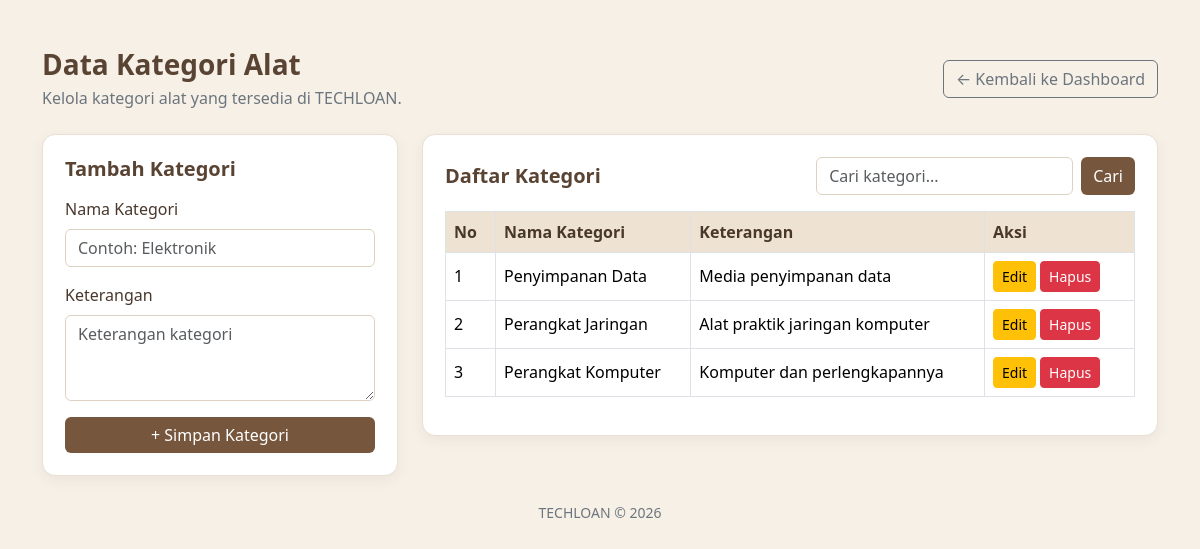
Screenshot of /admin/kategori.php (signed in) with the database file from the repository.
### tables this page shows
CREATE TABLE `kategori` (
  `id_kategori` int(11) NOT NULL,
  `nama_kategori` varchar(100) NOT NULL,
  `keterangan` text DEFAULT NULL
);

### admin/kategori.php (the view, shortened to what this page needs)
<?php
include "../koneksi.php";
$id_edit = "";
$nama_kategori = "";
$keterangan = "";
$cari = trim($_GET['cari'] ?? "");
if ($cari !== "") {
    $kata = "%" . $cari . "%";
    $query = mysqli_prepare(
        $koneksi,
        "SELECT id_kategori, nama_kategori, keterangan
         FROM kategori
         WHERE nama_kategori LIKE ? OR keterangan LIKE ?
         ORDER BY id_kategori DESC"
    );
    mysqli_stmt_bind_param($query, "ss", $kata, $kata);
    mysqli_stmt_execute($query);
    $hasil = mysqli_stmt_get_result($query);
} else {
    $hasil = mysqli_query(
        $koneksi,
        "SELECT id_kategori, nama_kategori, keterangan
         FROM kategori ORDER BY id_kategori DESC"
    );
}
function e($teks) {
    return htmlspecialchars((string) $teks, ENT_QUOTES, 'UTF-8');
}
?>
<!DOCTYPE html>
<html lang="id">
<head>
    <link rel="stylesheet" href="../asset/bootstrap.min.css">
</head>
<body>
<div class="container py-4 py-md-5">
    <div class="d-flex flex-wrap justify-content-between
                align-items-center gap-3 mb-4">
        <div>
            <h3 class="judul mb-1">Data Kategori Alat</h3>
            <p class="text-secondary mb-0">
                Kelola kategori alat yang tersedia di TECHLOAN.
            </p>
        </div>
        <a href="index.php" class="btn btn-outline-secondary">
            &larr; Kembali ke Dashboard
        </a>
    </div>
    <div class="row g-4">
        <div class="col-lg-4">
            <div class="panel">
                <h5 class="judul mb-3">
                    <?= $id_edit !== "" ? "Edit Kategori" : "Tambah Kategori" ?>
                </h5>
                <form method="POST">
                    <div class="mb-3">
                        <label class="form-label">Nama Kategori</label>
                        <input type="text"
                               name="nama_kategori"
                               class="form-control"
                               maxlength="100"
                               placeholder="Contoh: Elektronik"
                               value="<?= e($nama_kategori) ?>"
                               required>
                    </div>
                    <div class="mb-3">
                        <label class="form-label">Keterangan</label>
                        <textarea name="keterangan"
                                  class="form-control"
                                  rows="3"
                                  placeholder="Keterangan kategori"><?= e($keterangan) ?></textarea>
                    </div>
                    <?php if ($id_edit !== ""): ?>
                        <button type="submit"
                                name="edit"
                                class="btn btn-cokelat w-100"
                                onclick="return confirm('Apakah Anda yakin ingin menyimpan perubahan kategori?')">
                            Simpan Perubahan
                        </button>
                        <a href="kategori.php"
                           class="btn btn-outline-secondary w-100 mt-2">
                            Batal
                        </a>
                    <?php else: ?>
                        <button type="submit"
                                name="tambah"
                                class="btn btn-cokelat w-100"
                                onclick="return confirm('Apakah Anda yakin ingin menyimpan kategori ini?')">
                            + Simpan Kategori
                        </button>
                    <?php endif; ?>
                </form>
            </div>
        </div>
        <div class="col-lg-8">
            <div class="panel">
                <div class="d-flex flex-wrap justify-content-between
                            align-items-center gap-3 mb-3">
                    <h5 class="judul mb-0">Daftar Kategori</h5>
                    <form method="GET" class="d-flex gap-2">
                        <input type="text"
                               name="cari"
                               class="form-control"
                               placeholder="Cari kategori..."
                               value="<?= e($cari) ?>">
                        <button type="submit" class="btn btn-cokelat">
                            Cari
                        </button>
                    </form>
                </div>
                <div class="table-responsive">
                    <table class="table table-bordered table-hover">
                        <thead>
                            <tr>
                                <th width="50">No</th>
                                <th>Nama Kategori</th>
                                <th>Keterangan</th>
                                <th width="150">Aksi</th>
                            </tr>
                        </thead>
                        <tbody>
                        <?php
                        $no = 1;
                        while ($data = mysqli_fetch_assoc($hasil)):
                        ?>
                            <tr>
                                <td><?= $no++ ?></td>
                                <td>
                                    <?= e($data['nama_kategori']) ?>
                                </td>
                                <td>
                                    <?= trim((string) $data['keterangan']) !== ""
                                        ? e($data['keterangan'])
                                        : "-" ?>
                                </td>
                                <td>
                                    <div class="d-flex gap-1">
                                        <form method="POST">
                                            <button type="submit"
                                                    name="mulai_edit"
                                                    class="btn btn-sm btn-warning">
                                                Edit
                                            </button>
                                        </form>
                                        <form method="POST">
                                            <button type="submit"
                                                    name="hapus"
                                                    class="btn btn-sm btn-danger"
                                                    onclick="return confirm('Apakah Anda yakin ingin menghapus kategori ini?')">
                                                Hapus
                                            </button>
                                        </form>
                                    </div>
                                </td>
                            </tr>
                        <?php endwhile; ?>
                        </tbody>
                    </table>
                </div>
            </div>
        </div>
    </div>
    <div class="text-center text-secondary mt-4">
        <small>TECHLOAN &copy; <?= date('Y') ?></small>
    </div>
</div>
</body>
</html>

### admin/kategori.php (style rules this page uses)
body { background: #f6f0e7; color: #49372c; }
.judul { color: #594333; font-weight: bold; }
.panel { background: white; border: 1px solid #eadfd2; border-radius: 13px; padding: 22px; box-shadow: 0 4px 14px rgba(75, 53, 35, 0.06); }
.btn-cokelat { background: #76563d; color: white; border: none; }
.form-control { border-color: #dfd1c1; }
.table thead th { background: #eee2d3; color: #49372c; white-space: nowrap; }
.table td { vertical-align: middle; }

### rows the page displays
kategori: nama_kategori "Penyimpanan Data", keterangan "Media penyimpanan data"
kategori: nama_kategori "Perangkat Jaringan", keterangan "Alat praktik jaringan komputer"
kategori: nama_kategori "Perangkat Komputer", keterangan "Komputer dan perlengkapannya"
